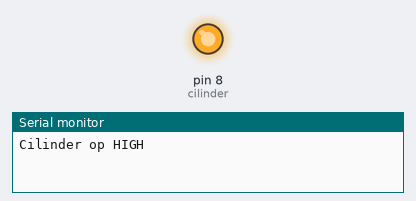
The sketch below on a simulated Arduino Uno, built with avr-gcc and run on an emulated ATmega328P. Parts: output pins drawn as LEDs (lit = HIGH), the last lines printed to the serial monitor.

Above: at 0.1 s.
At 3.1 s:
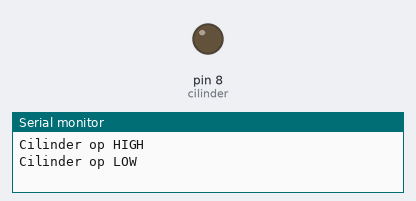
Timing chart, 0 to 4.6 s (numbered marks = the images above):
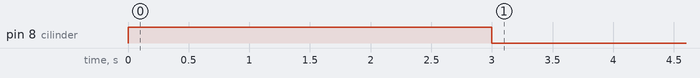

The sketch:

Cilinder_Test.ino
```cpp
int cilinder = 8;

void setup() {
  // put your setup code here, to run once:
  Serial.begin(9600);
  pinMode(cilinder, OUTPUT);

  cylinderOut();
  delay(3000);
  cylinderIn();
}

void loop() {
  // put your main code here, to run repeatedly:

}

void cylinderOut(){
  digitalWrite(cilinder, HIGH);
  Serial.println("Cilinder op HIGH");
}

void cylinderIn(){
  digitalWrite(cilinder, LOW);
  Serial.println("Cilinder op LOW");
}
```
